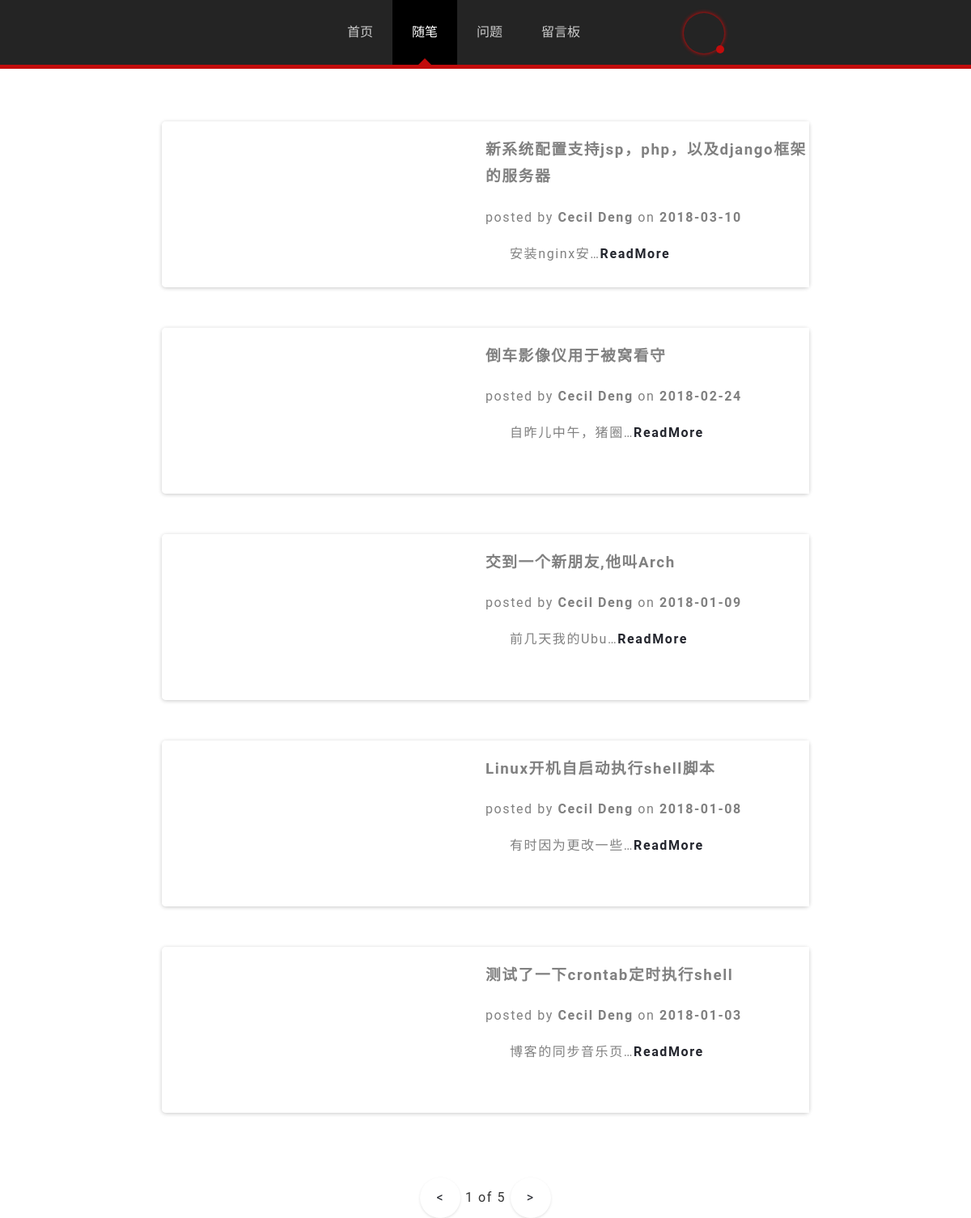
The app's page /articles/, older data.
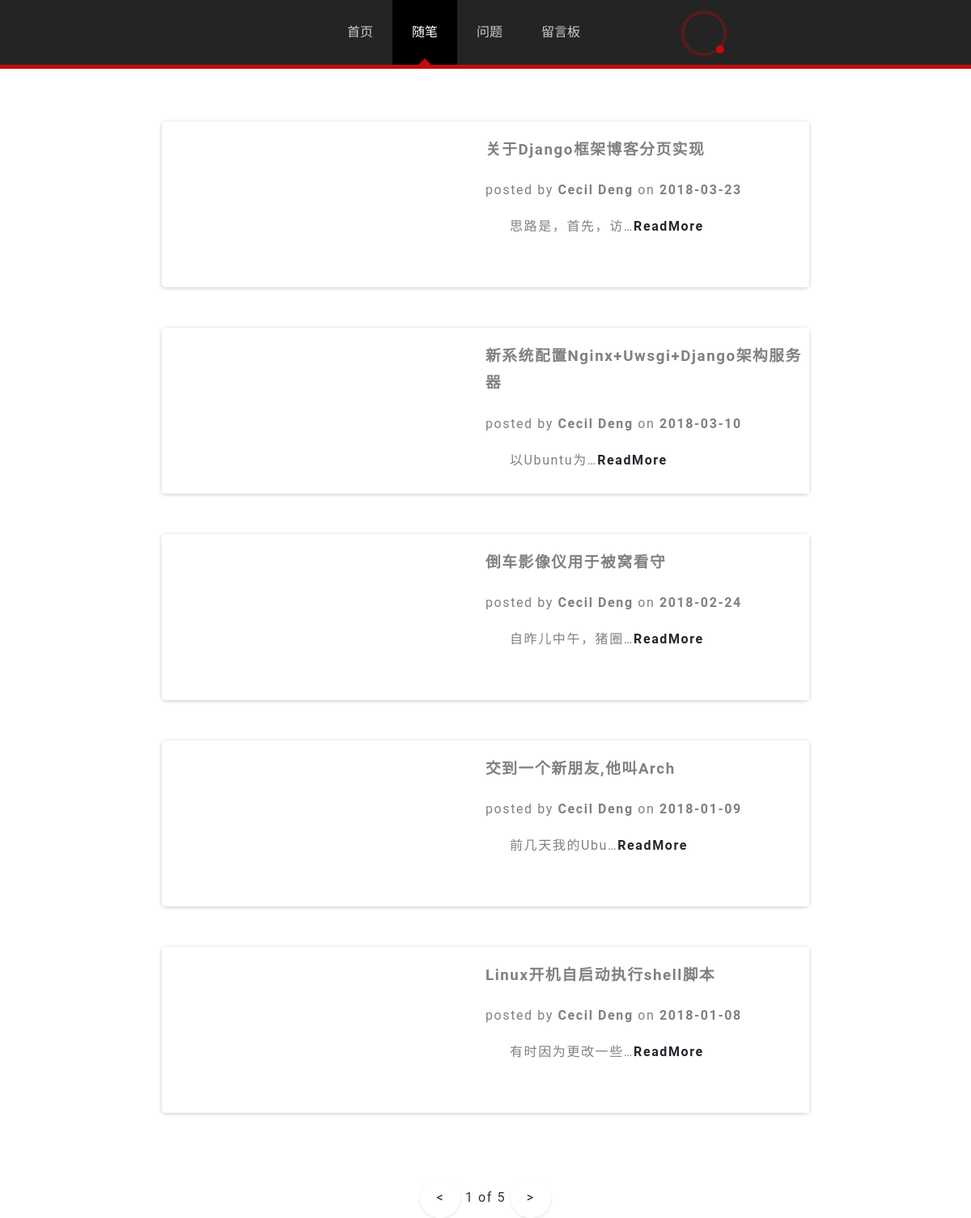
The same page, newer data.
### blog/models.py (models this page shows)
class Article(models.Model):
    title     = models.CharField(max_length = 150)
    body      = models.TextField()
    imgurl    = models.CharField(max_length = 150)
    timestamp = models.DateTimeField()

### blog/views.py (the view)
# urls.py: url(r'^articles/$',articles),#列表
def articles(request):
	page = int(request.GET.get('page','1'))
	print(page)
	num = len(Article.objects.order_by('-timestamp'))
	if num%5 != 0:
		pages = num//5 + 1
	else:
		pages = num//5
	article_list = Article.objects.order_by('-timestamp')[(page-1)*5:page*5]#按时间戳排序
	current = page
	for n in article_list:
		n.body = getHTML(n.body)
	return render_to_response('articles.html',{'article_list' : article_list,'current' : current,'pages' : pages})

### blog/markdown/translater.py (called while the page is built)
def getSpace(string):
	return re.sub('<[^>]+>', lambda m:m.group(0).replace('&nbsp;',' '), string.replace(' ','&nbsp;'))

def getLine(string):
	return string.replace('\r\n','<br>'+4*'&nbsp;')

def getH(string):
	string = ' ' + string	# exprase  start '#'
	for h in range(1,7):	# \g<name> of ?P<name>
		string = re.sub('(?P<save>[^#])'+'#'*h+'[&nbsp;]+(?P<text>((?!<br>).)+)[<br>]+', '\g<save><h'+str(h)+'>\g<text></h'+str(h)+'>',string)
	return string

def getA(string):#((?!&nbsp;).) exprase '&nbsp;' string
	return re.sub('\[(?P<text>[^]]+)\]\((?P<href>[^")]+)(\"(?P<title>[^"]+)\")?\)',lambda m:'<a href="'+m.group(2).strip("&nbsp;")+'" title="'+m.groups("")[3]+'">'+m.group(1)+'</a>',string)#m.groups(" ") use " " replace None

def getHTML(string):
	string = getSpace(string)
	string = getLine(string)
	string = getH(string)
	string = getA(string)
	return string

### blog/templates/articles.html (shortened to what this page needs)
{% include 'head.html' with title='随笔' %}
	<div id='main'>
		<div id='page'>
<ul id='articles'>
{% for article in article_list %}
	<li>
        <a href="javascript:void(0);" onclick="getPage('/articles/{{ article.title }}')">
        <div id='article-img' style='background-image:url({{ article.imgurl }})'></div>
		</a>
        <div id='article-tip'></div>
        <div id='article'>
			<h3 class='title'>{{ article.title }}</h3>
			<div>posted by <strong>Cecil Deng</strong> on <strong>{{ article.timestamp|date:'Y-m-d' }}</strong></div>
			<p>
			{% ifnotequal article_list|length 1 %}
				{{ article.body | striptags| cut:'&nbsp;' | truncatechars:10 }}<a class='readmore' href="javascript:void(0);" onclick="getPage('/articles/{{ article.title }}')">ReadMore</a>
			{% else %}
				{{ article.body | safe }}
				<script>$('title').html('{{ article.title }}');</script>
			{% endifnotequal %}
			</p>
		</div>
	</li>
{% endfor %}
</ul>
<ul id='pagenum'>
<li>
<a href="javascript:void(0);"
><</a>
</li>
<li><span>{{ current }}</span> of <span>{{ pages }}</span></li>
<li>
<a href="javascript:void(0);"
{% ifnotequal current pages %}
onclick="getPage('/articles/?page={{ current|add:'1' }}')"
{% endifnotequal %}
>></a>
</li>
</ul>
		</div>
	</div>
</body>

Row changes from the older to the newer data that the page shows:
no longer on this page (row unchanged): Article: title "测试了一下crontab定时执行shell", timestamp "2018-01-03", body "博客的同步音乐页…"
added Article: title "关于Django框架博客分页实现", timestamp "2018-03-23", body "思路是，首先，访…"
changed Article: title "新系统配置支持jsp，php，以及django框架的服务器" → "新系统配置Nginx+Uwsgi+Django架构服务器"; body "安装nginx安…" → "以Ubuntu为…"
